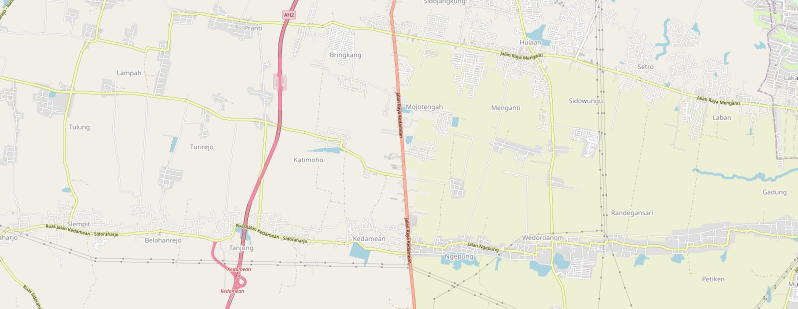
#> input picture contoj.png, 1595 x 617 px (shown at 1/2 size)
$ python getdata.py
#> lines starting #> are read from the running program, lines starting #| are printed output that depends on the picture; after the words box and inside, x2 and y2 are one past the last pixel; in counts of white or black regions, pixels touching at a corner belong together
import cv2
import numpy as np


def hitung_luas_area_keseluruhan(gambar):
    gray = cv2.cvtColor(gambar, cv2.COLOR_BGR2GRAY)

    _, thresholded = cv2.threshold(gray, 127, 255, cv2.THRESH_BINARY)

    contours, _ = cv2.findContours(thresholded, cv2.RETR_EXTERNAL, cv2.CHAIN_APPROX_SIMPLE)

    luas_total = 0
    for contour in contours:
        luas = cv2.contourArea(contour)
        luas_total += luas

    return contours, luas_total

def hitung_luas_area_tertentu(gambar, lower_color, upper_color):

    rgb = cv2.cvtColor(gambar, cv2.COLOR_BGR2RGB)

    # Buat masker untuk warna tertentu
    mask = cv2.inRange(rgb, lower_color, upper_color)

    # Temukan kontur objek berdasarkan masker
    contours, _ = cv2.findContours(mask, cv2.RETR_EXTERNAL, cv2.CHAIN_APPROX_SIMPLE)

    luas_total = 0
    for contour in contours:
        # Hitung luas setiap kontur
        luas = cv2.contourArea(contour)
        luas_total += luas

    return mask, contours, luas_total


def main():
    # Baca gambar
    gambar = cv2.imread('contoj.png')  # Ganti dengan path gambar yang sesuai
#> gambar is the input picture: shape (617, 1595, 3); mean B, G, R 222.6, 235.1, 236.5

    # Hitung luas area keseluruhan
    contours_keseluruhan, luas_keseluruhan = hitung_luas_area_keseluruhan(gambar)
#> in hitung_luas_area_keseluruhan, `gray = cv2.cvtColor(gambar, cv2.COLOR_BGR2GRAY)`:
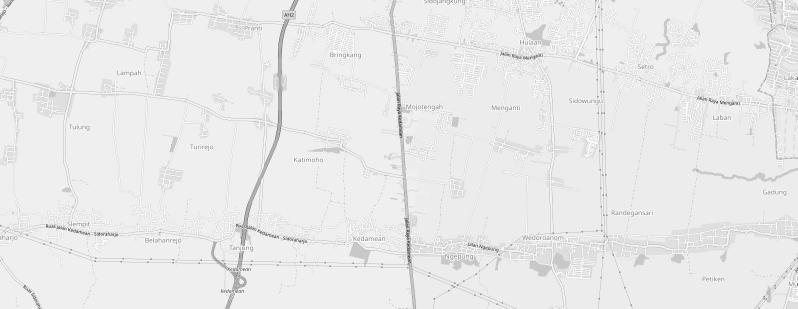
#> gray: shape (617, 1595) (shown at 1/2 size); min 16, max 255, mean 233.9
#> in hitung_luas_area_keseluruhan, `_, thresholded = cv2.threshold(gray, 127, 255, cv2.THRESH_BINARY)`:
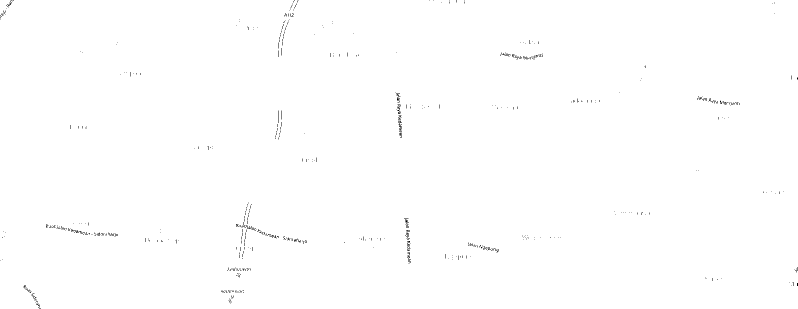
#> thresholded: shape (617, 1595) (shown at 1/2 size); 99.7% white; black in thin lines or dots
#> in hitung_luas_area_keseluruhan, `contours, _ = cv2.findContours(thresholded, cv2.RETR_EXTERNAL, cv2.CHA..`: contours = 1 contour; box (x1, y1, x2, y2) and area: (0, 0, 1595, 617) 981864
#> the loop in hitung_luas_area_keseluruhan, `for contour in contours:` made 1 pass
#> (luas, luas_total) on pass 1: (981863.5, 981863.5)
#> after the loop in hitung_luas_area_keseluruhan, `for contour in contours:`: luas_total = 981863.5
#> contours_keseluruhan has the same summary as contours in hitung_luas_area_keseluruhan; luas_keseluruhan = 981863.5

    # Rentang warna abu-abu dalam ruang warna RGB
    lower_color = np.array([245, 245, 245])  # Nilai minimum RGB untuk abu-abu
    upper_color = np.array([255, 255, 255])  # Nilai maksimum RGB untuk abu-abu

    # Hitung luas area dengan warna abu-abu
    mask, contours_tertentu, luas_tertentu = hitung_luas_area_tertentu(gambar, lower_color, upper_color)
#> in hitung_luas_area_tertentu, `mask = cv2.inRange(rgb, lower_color, upper_color)`:
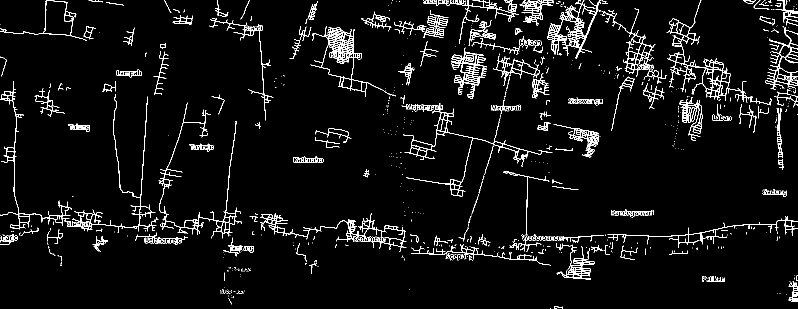
#> mask: shape (617, 1595) (shown at 1/2 size); 4.7% white in thin lines or dots
#> in hitung_luas_area_tertentu, `contours, _ = cv2.findContours(mask, cv2.RETR_EXTERNAL, cv2.CHAIN_APPR..`: contours = 717 contours, 638 with area under 20; largest, box (x1, y1, x2, y2) and area: (621, 52, 792, 194) 6196, (1333, 0, 1543, 211) 5706, (1094, 0, 1191, 117) 3900, (520, 426, 813, 504) 3816, (806, 207, 1105, 393) 3658
#> the loop in hitung_luas_area_tertentu, `for contour in contours:` made 717 passes
#> (contour, luas, luas_total) on passes 1, 2, 5: ([[1113, 616]], 0, 0), ([[1100, 616]], 0, 0), ([[463, 595], [464, 595]], 0, 9.5)
#> after the loop in hitung_luas_area_tertentu, `for contour in contours:`: luas_total = 61440.5
#> contours_tertentu has the same summary as contours in hitung_luas_area_tertentu; luas_tertentu = 61440.5

    # Hitung persentase luas area atap bangunan yang tersedia
    if luas_keseluruhan > 0:
        persentase_luas = (luas_tertentu / luas_keseluruhan) * 100
#> persentase_luas = 6.26
    else:
        persentase_luas = 0

    # Tampilkan hasil persentase luas area yang tersedia
    print("Luas area keseluruhan dalam gambar: {} piksel persegi".format(luas_keseluruhan))
#| Luas area keseluruhan dalam gambar: 981863.5 piksel persegi
    print("Luas area tertentu dalam gambar: {} piksel persegi".format(luas_tertentu))
#| Luas area tertentu dalam gambar: 61440.5 piksel persegi
    print("Persentase luas area atap bangunan yang tersedia: {:.2f}%".format(persentase_luas))
#| Persentase luas area atap bangunan yang tersedia: 6.26%

    # Gambar kontur pada gambar asli untuk visualisasi
    gambar_kontur_keseluruhan = gambar.copy()
    cv2.drawContours(gambar_kontur_keseluruhan, contours_keseluruhan, -1, (0, 255, 0), 2)
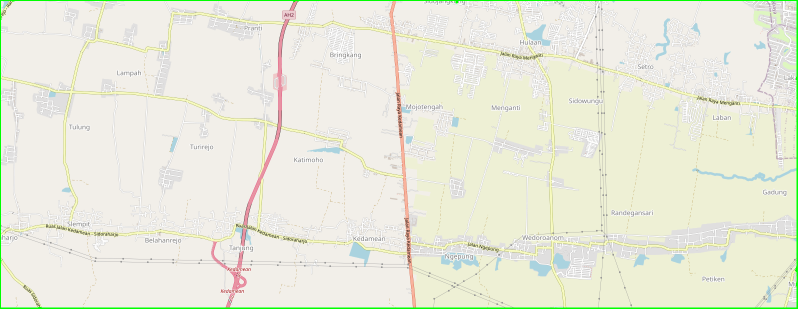
#> gambar_kontur_keseluruhan: shape (617, 1595, 3) (shown at 1/2 size); 0.91% of pixels changed, all inside (x1, y1, x2, y2) = (0, 0, 1595, 617)

    gambar_kontur_tertentu = gambar.copy()
    cv2.drawContours(gambar_kontur_tertentu, contours_tertentu, -1, (255, 0, 0), 2)
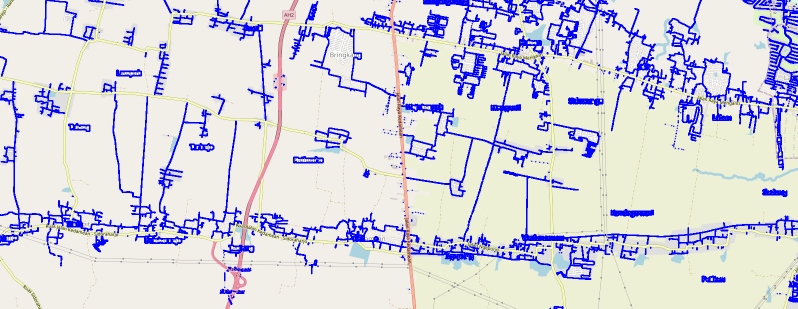
#> gambar_kontur_tertentu: shape (617, 1595, 3) (shown at 1/2 size); 10.02% of pixels changed, all inside (x1, y1, x2, y2) = (0, 0, 1595, 617)

    # Tampilkan gambar asli, masker, dan gambar dengan kontur
    cv2.imshow('Gambar Asli', gambar)
    cv2.imshow('Masker Warna Abu-Abu', mask)
    cv2.imshow('Kontur Area Keseluruhan', gambar_kontur_keseluruhan)
    cv2.imshow('Kontur Area Tertentu', gambar_kontur_tertentu)

    # Tunggu hingga tombol ditekan dan tutup semua jendela
    cv2.waitKey(0)
    cv2.destroyAllWindows()


if __name__ == "__main__":
    main()

$ run again, with map_image.png copied over contoj.png
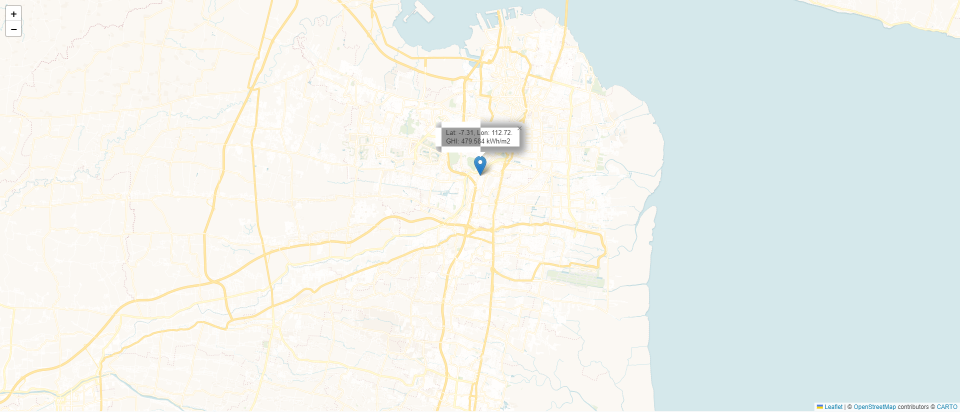
#> input picture map_image.png, 1920 x 823 px (shown at 1/2 size)
#> in main, gambar is the input picture: shape (823, 1920, 3); mean B, G, R 237.4, 241.6, 237.6
#> in hitung_luas_area_keseluruhan, `_, thresholded = cv2.threshold(gray, 127, 255, cv2.THRESH_BINARY)`:
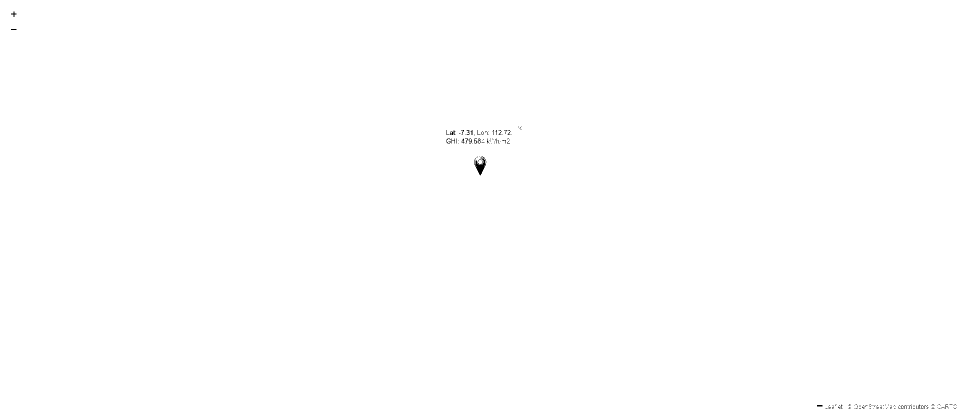
#> thresholded: shape (823, 1920) (shown at 1/2 size); 99.9% white; black in thin lines or dots
#> in hitung_luas_area_keseluruhan, `contours, _ = cv2.findContours(thresholded, cv2.RETR_EXTERNAL, cv2.CHA..`: contours = [[[0, 0], [0, 822], [1919, 822], [1919, 0]]]
#> the loop in hitung_luas_area_keseluruhan, `for contour in contours:` made 1 pass
#> (contour, luas, luas_total) on pass 1: ([[0, 0], [0, 822], [1919, 822], [1919, 0]], 1577418, 1577418)
#> after the loop in hitung_luas_area_keseluruhan, `for contour in contours:`: luas_total = 1577418
#> contours_keseluruhan = [[[0, 0], [0, 822], [1919, 822], [1919, 0]]]; luas_keseluruhan = 1577418
#> mask: shape (823, 1920); 13.8% white; 4148 white regions (3185 under 20 px)
#> in hitung_luas_area_tertentu, `contours, _ = cv2.findContours(mask, cv2.RETR_EXTERNAL, cv2.CHAIN_APPR..`: contours = 4060 contours, 3516 with area under 20; largest, box (x1, y1, x2, y2) and area: (995, 208, 1138, 430) 7174, (93, 465, 263, 627) 6425, (385, 650, 535, 784) 5513, (853, 255, 1039, 338) 4652, (1313, 806, 1920, 823) 4640
#> the loop in hitung_luas_area_tertentu, `for contour in contours:` made 4060 passes
#> (contour, luas, luas_total) on passes 1 to 3: ([[1247, 822], [1309, 822]], 0, 0), ([[1195, 822], [1245, 822]], 0, 0), ([[1093, 822], [1191, 822]], 0, 0)
#> after the loop in hitung_luas_area_tertentu, `for contour in contours:`: luas_total = 192938
#> contours_tertentu has the same summary as contours in hitung_luas_area_tertentu
#> persentase_luas = 12.23
#| Luas area keseluruhan dalam gambar: 1577418.0 piksel persegi
#| Luas area tertentu dalam gambar: 192938.0 piksel persegi
#| Persentase luas area atap bangunan yang tersedia: 12.23%
#> gambar_kontur_keseluruhan: shape (823, 1920, 3); 0.69% of pixels changed, all inside (x1, y1, x2, y2) = (0, 0, 1920, 823)
#> in main, `cv2.drawContours(gambar_kontur_tertentu, contours_tertentu, -1, (255, ..`:
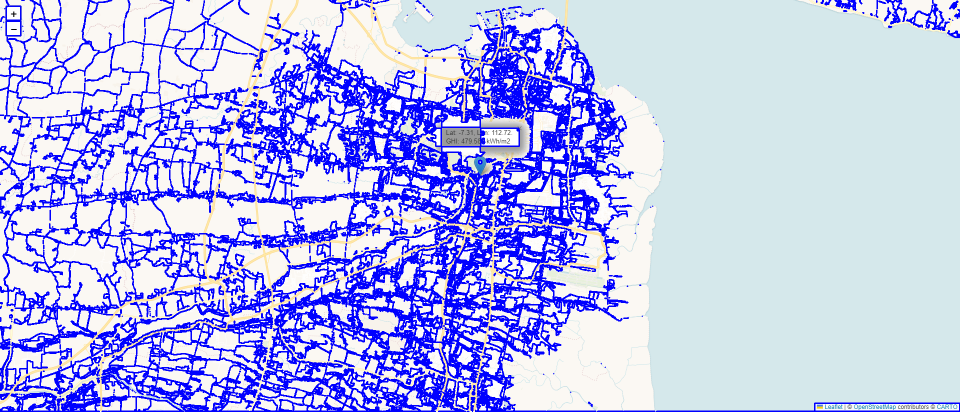
#> gambar_kontur_tertentu: shape (823, 1920, 3) (shown at 1/2 size); mean B, G, R 240.6, 188.3, 183.5
